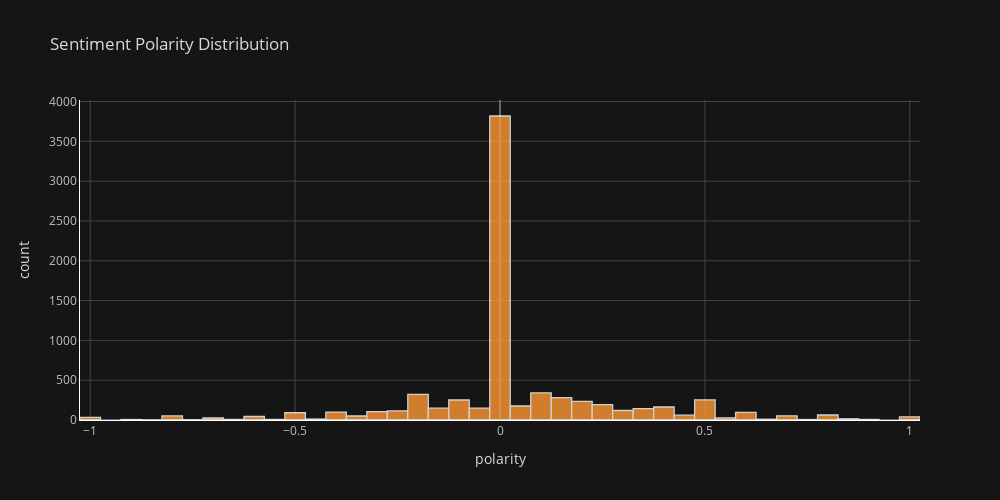
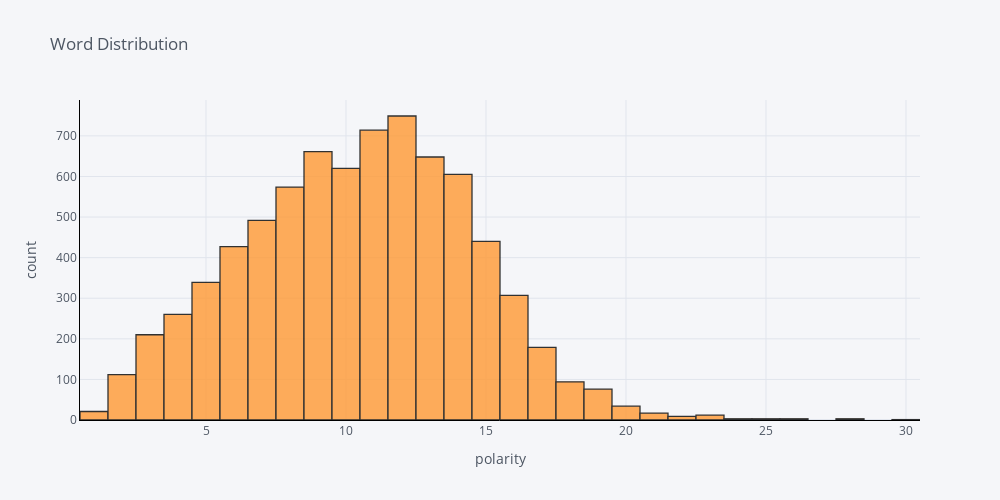
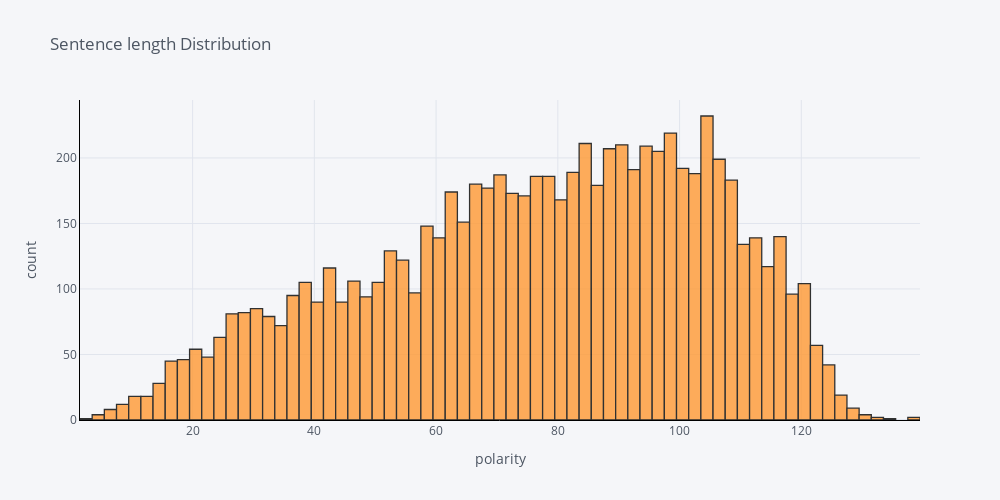

Here is the notebook cell these charts were saved with, in order:
### Markdown cell above
### Univariate visualization includes 
#### (numerical)--> histogram, scatter plots
#### (categorical)--> bar plots, stacked bar, pie charts , box plots 
#### (time series)--> line charts, CandleStick & OHLC Charts 
#### (corelation) --> heatmaps 

### Matplotlib vs Seaborn vs plotly

### Seaborn has sharp features but are limitng in capablities compared to matplotlib. If you want to create the same histogram, but with the two variables stacked next to each other as opposed to overlaid, you would need to fall back to matplotlib
### Plotly graphs are automatically outfitted with hover tool capabilities — hovering your mouse over any of the bars of data will display the numerical values. Plus you can download (sightly interactive)

### Code cell
fig = make_subplots(rows=3, cols=1)
train['polarity'].iplot(
    kind='hist',
    bins=50,
    theme = 'solar',
    dimensions=(1000,500),
    xTitle='polarity',
    linecolor='white',
    yTitle='count',
    title='Sentiment Polarity Distribution')
train['word_count'].iplot(
    kind='hist',
    bins=50,
    dimensions=(1000,500),
    xTitle='polarity',
    linecolor='black',
    yTitle='count',
    title='Word Distribution')
train['length'].iplot(
    kind='hist',
    bins=100,
    dimensions=(1000,500),
    xTitle='polarity',
    linecolor='black',
    yTitle='count',
    title='Sentence length Distribution')

### Figure 1 — Plotly figure (JSON) as saved in the notebook; plotly's stock layout.template omitted (floating-point values rounded to 4 significant figures; data arrays with more than 128 entries replaced by an {"elided": "..."} marker saying what was removed)
{"data": [{"histfunc": "count", "histnorm": "", "marker": {"color": "rgba(255, 153, 51, 1.0)", "line": {"color": "#FFFFFF", "width": 1.3}}, "name": "polarity", "nbinsx": 50, "opacity": 0.8, "orientation": "v", "type": "histogram", "x": {"elided": "7613 float values"}}], "layout": {"barmode": "overlay", "height": 500, "legend": {"bgcolor": "#151516", "font": {"color": "#D9D9D9"}}, "paper_bgcolor": "#151516", "plot_bgcolor": "#151516", "title": {"font": {"color": "#D9D9D9"}, "text": "Sentiment Polarity Distribution"}, "width": 1000, "xaxis": {"gridcolor": "#434343", "linecolor": "white", "showgrid": true, "tickfont": {"color": "#C2C2C2"}, "title": {"font": {"color": "#D9D9D9"}, "text": "polarity"}, "zerolinecolor": "#666570"}, "yaxis": {"gridcolor": "#434343", "linecolor": "white", "showgrid": true, "tickfont": {"color": "#C2C2C2"}, "title": {"font": {"color": "#D9D9D9"}, "text": "count"}, "zerolinecolor": "#666570"}}}

### Figure 2 — Plotly figure (JSON) as saved in the notebook; plotly's stock layout.template omitted (floating-point values rounded to 4 significant figures; data arrays with more than 128 entries replaced by an {"elided": "..."} marker saying what was removed)
{"data": [{"histfunc": "count", "histnorm": "", "marker": {"color": "rgba(255, 153, 51, 1.0)", "line": {"color": "#000000", "width": 1.3}}, "name": "word_count", "nbinsx": 50, "opacity": 0.8, "orientation": "v", "type": "histogram", "x": {"elided": "7613 int values"}}], "layout": {"barmode": "overlay", "height": 500, "legend": {"bgcolor": "#F5F6F9", "font": {"color": "#4D5663"}}, "paper_bgcolor": "#F5F6F9", "plot_bgcolor": "#F5F6F9", "title": {"font": {"color": "#4D5663"}, "text": "Word Distribution"}, "width": 1000, "xaxis": {"gridcolor": "#E1E5ED", "linecolor": "black", "showgrid": true, "tickfont": {"color": "#4D5663"}, "title": {"font": {"color": "#4D5663"}, "text": "polarity"}, "zerolinecolor": "#E1E5ED"}, "yaxis": {"gridcolor": "#E1E5ED", "linecolor": "black", "showgrid": true, "tickfont": {"color": "#4D5663"}, "title": {"font": {"color": "#4D5663"}, "text": "count"}, "zerolinecolor": "#E1E5ED"}}}

### Figure 3 — Plotly figure (JSON) as saved in the notebook; plotly's stock layout.template omitted (floating-point values rounded to 4 significant figures; data arrays with more than 128 entries replaced by an {"elided": "..."} marker saying what was removed)
{"data": [{"histfunc": "count", "histnorm": "", "marker": {"color": "rgba(255, 153, 51, 1.0)", "line": {"color": "#000000", "width": 1.3}}, "name": "length", "nbinsx": 100, "opacity": 0.8, "orientation": "v", "type": "histogram", "x": {"elided": "7613 int values"}}], "layout": {"barmode": "overlay", "height": 500, "legend": {"bgcolor": "#F5F6F9", "font": {"color": "#4D5663"}}, "paper_bgcolor": "#F5F6F9", "plot_bgcolor": "#F5F6F9", "title": {"font": {"color": "#4D5663"}, "text": "Sentence length Distribution"}, "width": 1000, "xaxis": {"gridcolor": "#E1E5ED", "linecolor": "black", "showgrid": true, "tickfont": {"color": "#4D5663"}, "title": {"font": {"color": "#4D5663"}, "text": "polarity"}, "zerolinecolor": "#E1E5ED"}, "yaxis": {"gridcolor": "#E1E5ED", "linecolor": "black", "showgrid": true, "tickfont": {"color": "#4D5663"}, "title": {"font": {"color": "#4D5663"}, "text": "count"}, "zerolinecolor": "#E1E5ED"}}}
